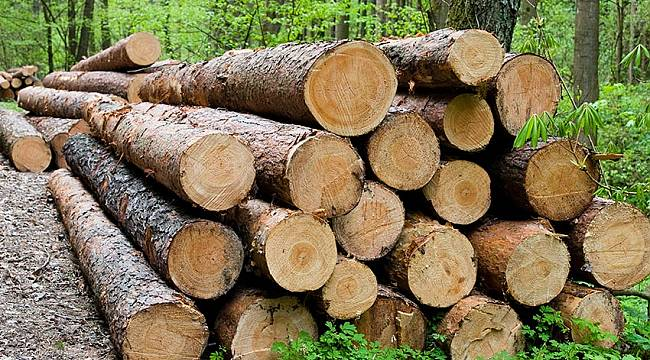
#> input picture Çalışmalarım/tomruk-agac.jpg, 650 x 360 px, found by its file name
$ python open.py
#> lines starting #> are read from the running program, lines starting #| are printed output that depends on the picture
import cv2
import numpy as np

resim = cv2.imread("tomruk-agac.jpg",0)
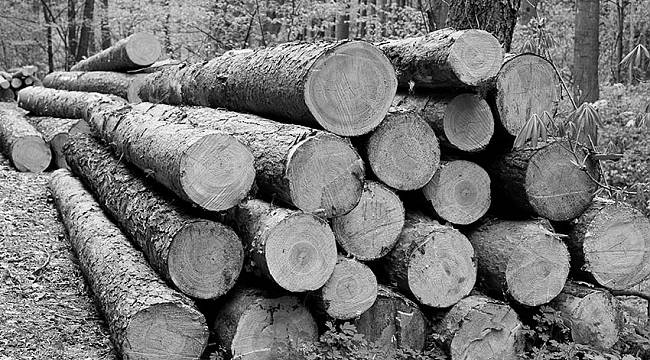
#> resim: shape (360, 650); min 0, max 255, mean 119.5
cv2.imshow("Resmim",resim)
a = cv2.waitKey(0)
#> (key Esc is pressed here)
if a == 27:
    cv2.destroyAllWindows()
elif a == ord("s"):
    cv2.imwrite("GriResim.jpg",resim)

$ run again, with Çalışmalarım/37943.jpg copied over Çalışmalarım/tomruk-agac.jpg
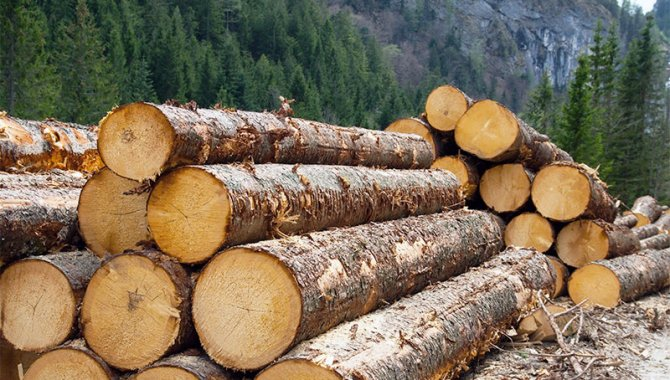
#> input picture Çalışmalarım/37943.jpg, 670 x 380 px, found by its file name
#> `resim = cv2.imread("tomruk-agac.jpg",0)`:
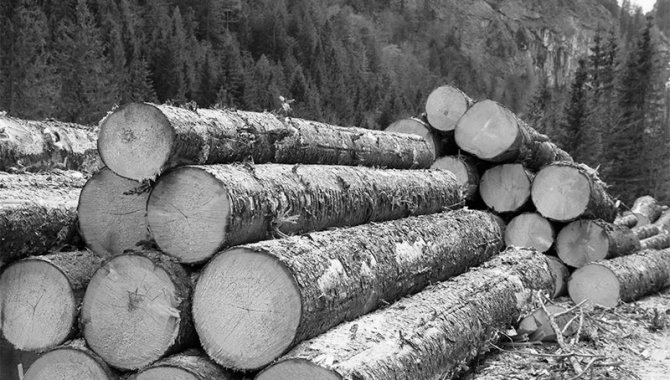
#> resim: shape (380, 670); min 0, max 255, mean 113.6

$ run again, with Çalışmalarım/T.jpg copied over Çalışmalarım/tomruk-agac.jpg
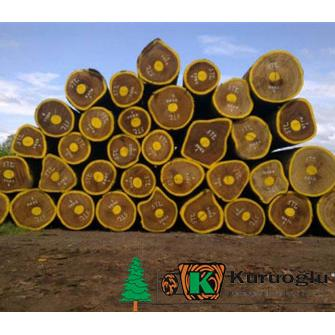
#> input picture Çalışmalarım/T.jpg, 335 x 335 px, found by its file name
#> `resim = cv2.imread("tomruk-agac.jpg",0)`:
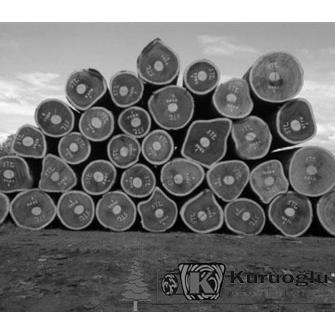
#> resim: shape (335, 335); min 0, max 255, mean 121.8

$ run again, with Çalışmalarım/Tomruk.jpg copied over Çalışmalarım/tomruk-agac.jpg
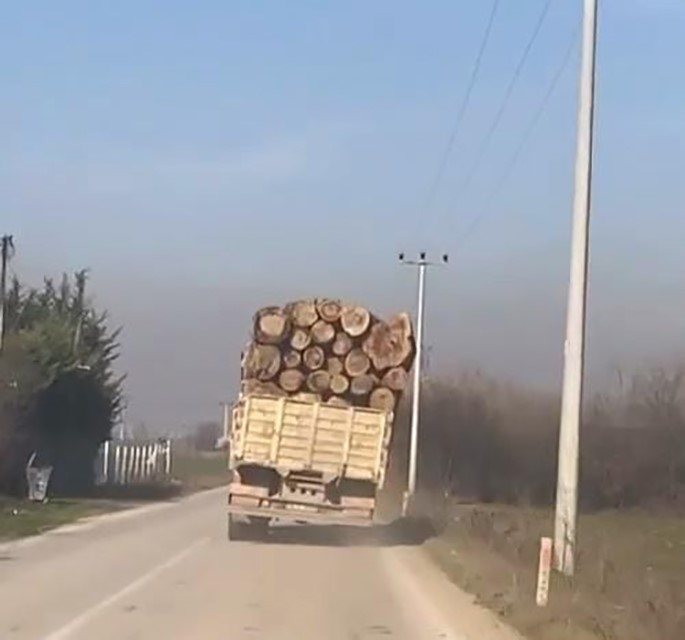
#> input picture Çalışmalarım/Tomruk.jpg, 685 x 640 px, found by its file name
#> `resim = cv2.imread("tomruk-agac.jpg",0)`:
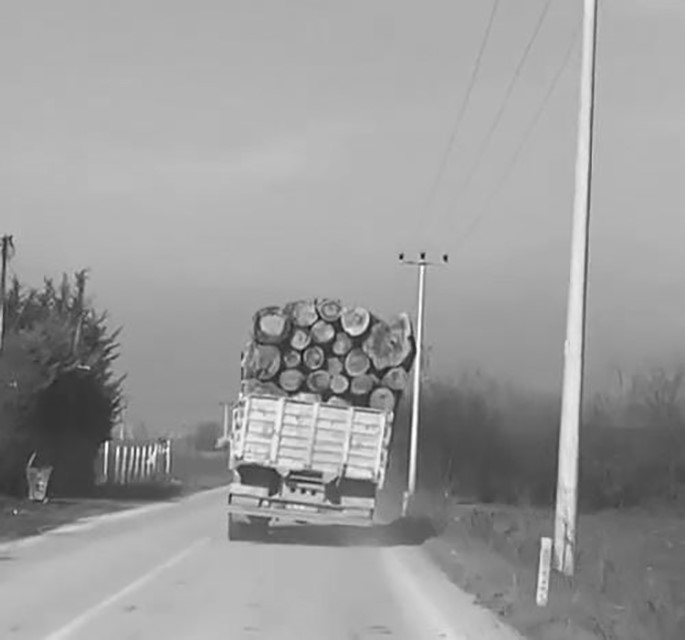
#> resim: shape (640, 685); min 19, max 255, mean 155.9
